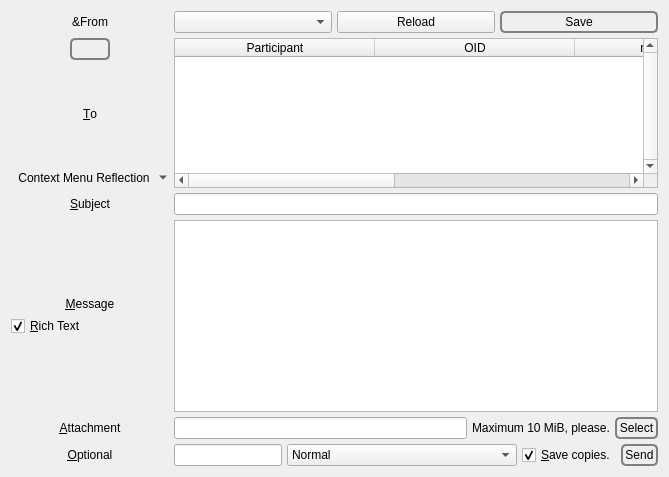
              <widget class="QWidget" name="tab_13">
               <attribute name="icon">
                <iconset resource="../Icons/icons.qrc">
                 <normaloff>:/nuvola/modify.png</normaloff>:/nuvola/modify.png</iconset>
               </attribute>
               <attribute name="title">
                <string>&amp;Write</string>
               </attribute>
               <layout class="QVBoxLayout" name="verticalLayout_19">
                <item>
                 <layout class="QGridLayout" name="gridLayout_4">
                  <property name="spacing">
                   <number>5</number>
                  </property>
                  <item row="6" column="0">
                   <widget class="QLabel" name="label_6">
                    <property name="text">
                     <string>&amp;Optional</string>
                    </property>
                    <property name="alignment">
                     <set>Qt::AlignCenter</set>
                    </property>
                    <property name="margin">
                     <number>7</number>
                    </property>
                    <property name="buddy">
                     <cstring>goldbug</cstring>
                    </property>
                   </widget>
                  </item>
                  <item row="0" column="1">
                   <layout class="QHBoxLayout" name="horizontalLayout_47">
                    <property name="spacing">
                     <number>5</number>
                    </property>
                    <item>
                     <widget class="QComboBox" name="emailName"/>
                    </item>
                    <item>
                     <widget class="QPushButton" name="reloadEmailNames">
                      <property name="text">
                       <string>Reload</string>
                      </property>
                     </widget>
                    </item>
                    <item>
                     <widget class="QPushButton" name="saveEmailName">
                      <property name="styleSheet">
                       <string notr="true">QPushButton {
 border: 2px solid gray;
 background-color: qlineargradient(x1: 0, y1: 0, x2: 0, y2: 1,
                                   stop: 0 #E0E0E0, stop: 1 #FFFFFF);
 border-radius: 5px;

 padding: 2px;
 }


QPushButton:hover { 
background-color: qlineargradient(x1: 0, y1: 0, x2: 0, y2: 1,
                                   stop: 0 rgb(254,229,172), stop: 1 #FFFFFF);
background-position: top center; } 

QPushButton:pressed {
     background-color: darkgrey;
     border-style: inset;
 }</string>
                      </property>
                      <property name="text">
                       <string>Save</string>
                      </property>
                     </widget>
                    </item>
                   </layout>
                  </item>
                  <item row="0" column="0">
                   <widget class="QLabel" name="label_41">
                    <property name="text">
                     <string>&amp;From</string>
                    </property>
                    <property name="alignment">
                     <set>Qt::AlignCenter</set>
                    </property>
                    <property name="margin">
                     <number>7</number>
                    </property>
                   </widget>
                  </item>
                  <item row="4" column="0">
                   <layout class="QVBoxLayout" name="verticalLayout_71">
                    <property name="spacing">
                     <number>5</number>
                    </property>
                    <item>
                     <spacer name="verticalSpacer_7">
                      <property name="orientation">
                       <enum>Qt::Vertical</enum>
                      </property>
                      <property name="sizeHint" stdset="0">
                       <size>
                        <width>20</width>
                        <height>40</height>
                       </size>
                      </property>
                     </spacer>
                    </item>
                    <item>
                     <widget class="QLabel" name="label_4">
                      <property name="text">
                       <string>&amp;Message</string>
                      </property>
                      <property name="alignment">
                       <set>Qt::AlignCenter</set>
                      </property>
                      <property name="margin">
                       <number>7</number>
                      </property>
                      <property name="buddy">
                       <cstring>outgoingMessage</cstring>
                      </property>
                     </widget>
                    </item>
                    <item>
                     <widget class="QCheckBox" name="richtext">
                      <property name="text">
                       <string>&amp;Rich Text</string>
                      </property>
                      <property name="checked">
                       <bool>true</bool>
                      </property>
                     </widget>
                    </item>
                    <item>
                     <spacer name="verticalSpacer_5">
                      <property name="orientation">
                       <enum>Qt::Vertical</enum>
                      </property>
                      <property name="sizeHint" stdset="0">
                       <size>
                        <width>20</width>
                        <height>40</height>
                       </size>
                      </property>
                     </spacer>
                    </item>
                   </layout>
                  </item>
                  <item row="3" column="0">
                   <widget class="QLabel" name="label_25">
                    <property name="text">
                     <string>&amp;Subject</string>
                    </property>
                    <property name="alignment">
                     <set>Qt::AlignCenter</set>
                    </property>
                    <property name="margin">
                     <number>7</number>
                    </property>
                    <property name="buddy">
                     <cstring>outgoingSubject</cstring>
                    </property>
                   </widget>
                  </item>
                  <item row="6" column="1">
                   <layout class="QHBoxLayout" name="horizontalLayout_31">
                    <property name="spacing">
                     <number>5</number>
                    </property>
                    <item>
                     <widget class="QLineEdit" name="goldbug">
                      <property name="toolTip">
                       <string>&lt;html&gt;&lt;head/&gt;&lt;body&gt;&lt;p&gt;Bundle the e-mail components in an additional layer of AES-256 encryption and SHA-512 authentication. Do remember to notify all recipients of the Gold Bug.&lt;/p&gt;&lt;/body&gt;&lt;/html&gt;</string>
                      </property>
                     </widget>
                    </item>
                    <item>
                     <widget class="QComboBox" name="email_fs_gb">
                      <property name="currentIndex">
                       <number>2</number>
                      </property>
                      <property name="sizeAdjustPolicy">
                       <enum>QComboBox::AdjustToContents</enum>
                      </property>
                      <property name="minimumContentsLength">
                       <number>25</number>
                      </property>
                      <item>
                       <property name="text">
                        <string>Forward Secrecy</string>
                       </property>
                      </item>
                      <item>
                       <property name="text">
                        <string>Gold Bug</string>
                       </property>
                      </item>
                      <item>
                       <property name="text">
                        <string>Normal</string>
                       </property>
                      </item>
                      <item>
                       <property name="text">
                        <string>Pure Forward Secrecy</string>
                       </property>
                      </item>
                     </widget>
                    </item>
                    <item>
                     <widget class="QCheckBox" name="saveCopy">
                      <property name="sizePolicy">
                       <sizepolicy hsizetype="Minimum" vsizetype="Preferred">
                        <horstretch>0</horstretch>
                        <verstretch>0</verstretch>
                       </sizepolicy>
                      </property>
                      <property name="text">
                       <string>&amp;Save copies.</string>
                      </property>
                      <property name="checked">
                       <bool>true</bool>
                      </property>
                     </widget>
                    </item>
                    <item>
                     <widget class="QPushButton" name="sendMail">
                      <property name="sizePolicy">
                       <sizepolicy hsizetype="Expanding" vsizetype="Fixed">
                        <horstretch>0</horstretch>
                        <verstretch>0</verstretch>
                       </sizepolicy>
                      </property>
                      <property name="styleSheet">
                       <string notr="true">QPushButton {
 border: 2px solid gray;
 background-color: qlineargradient(x1: 0, y1: 0, x2: 0, y2: 1,
                                   stop: 0 #E0E0E0, stop: 1 #FFFFFF);
 border-radius: 5px;

 padding: 2px;
 }


QPushButton:hover { 
background-color: qlineargradient(x1: 0, y1: 0, x2: 0, y2: 1,
                                   stop: 0 rgb(254,229,172), stop: 1 #FFFFFF);
background-position: top center; } 

QPushButton:pressed {
     background-color: darkgrey;
     border-style: inset;
 }</string>
                      </property>
                      <property name="text">
                       <string>Send</string>
                      </property>
                      <property name="icon">
                       <iconset resource="../Icons/icons.qrc">
                        <normaloff>:/nuvola/email.png</normaloff>:/nuvola/email.png</iconset>
                      </property>
                     </widget>
                    </item>
                   </layout>
                  </item>
                  <item row="5" column="1">
                   <layout class="QHBoxLayout" name="horizontalLayout_51">
                    <property name="spacing">
                     <number>5</number>
                    </property>
                    <item>
                     <widget class="QLineEdit" name="attachment"/>
                    </item>
                    <item>
                     <widget class="QLabel" name="label_95">
                      <property name="text">
                       <string>Maximum 10 MiB, please.</string>
                      </property>
                     </widget>
                    </item>
                    <item>
                     <widget class="QPushButton" name="selectAttachment">
                      <property name="styleSheet">
                       <string notr="true">QPushButton {
 border: 2px solid gray;
 background-color: qlineargradient(x1: 0, y1: 0, x2: 0, y2: 1,
                                   stop: 0 #E0E0E0, stop: 1 #FFFFFF);
 border-radius: 5px;

 padding: 2px;
 }


QPushButton:hover { 
background-color: qlineargradient(x1: 0, y1: 0, x2: 0, y2: 1,
                                   stop: 0 rgb(254,229,172), stop: 1 #FFFFFF);
background-position: top center; } 

QPushButton:pressed {
     background-color: darkgrey;
     border-style: inset;
 }</string>
                      </property>
                      <property name="text">
                       <string>Select</string>
                      </property>
                     </widget>
                    </item>
                   </layout>
                  </item>
                  <item row="4" column="1">
                   <widget class="QTextEdit" name="outgoingMessage">
                    <property name="tabChangesFocus">
                     <bool>true</bool>
                    </property>
                    <property name="textInteractionFlags">
                     <set>Qt::TextEditorInteraction</set>
                    </property>
                   </widget>
                  </item>
                  <item row="2" column="1">
                   <layout class="QVBoxLayout" name="verticalLayout_70">
                    <property name="spacing">
                     <number>5</number>
                    </property>
                    <item>
                     <widget class="QTableWidget" name="emailParticipants">
                      <property name="sizePolicy">
                       <sizepolicy hsizetype="Expanding" vsizetype="Minimum">
                        <horstretch>0</horstretch>
                        <verstretch>0</verstretch>
                       </sizepolicy>
                      </property>
                      <property name="maximumSize">
                       <size>
                        <width>16777215</width>
                        <height>150</height>
                       </size>
                      </property>
                      <property name="verticalScrollBarPolicy">
                       <enum>Qt::ScrollBarAlwaysOn</enum>
                      </property>
                      <property name="alternatingRowColors">
                       <bool>true</bool>
                      </property>
                      <property name="selectionBehavior">
                       <enum>QAbstractItemView::SelectRows</enum>
                      </property>
                      <property name="horizontalScrollMode">
                       <enum>QAbstractItemView::ScrollPerPixel</enum>
                      </property>
                      <property name="sortingEnabled">
                       <bool>true</bool>
                      </property>
                      <attribute name="horizontalHeaderDefaultSectionSize">
                       <number>200</number>
                      </attribute>
                      <attribute name="horizontalHeaderStretchLastSection">
                       <bool>true</bool>
                      </attribute>
                      <column>
                       <property name="text">
                        <string>Participant</string>
                       </property>
                      </column>
                      <column>
                       <property name="text">
                        <string>OID</string>
                       </property>
                      </column>
                      <column>
                       <property name="text">
                        <string>neighbor_oid</string>
                       </property>
                      </column>
                      <column>
                       <property name="text">
                        <string>public_key_hash</string>
                       </property>
                      </column>
                      <column>
                       <property name="text">
                        <string>Forward Secrecy Information</string>
                       </property>
                      </column>
                     </widget>
                    </item>
                   </layout>
                  </item>
                  <item row="5" column="0">
                   <widget class="QLabel" name="label_94">
                    <property name="text">
                     <string>&amp;Attachment</string>
                    </property>
                    <property name="alignment">
                     <set>Qt::AlignCenter</set>
                    </property>
                    <property name="margin">
                     <number>7</number>
                    </property>
                    <property name="buddy">
                     <cstring>attachment</cstring>
                    </property>
                   </widget>
                  </item>
                  <item row="3" column="1">
                   <widget class="QLineEdit" name="outgoingSubject"/>
                  </item>
                  <item row="2" column="0">
                   <layout class="QVBoxLayout" name="verticalLayout_20">
                    <property name="topMargin">
                     <number>0</number>
                    </property>
                    <item>
                     <layout class="QHBoxLayout" name="horizontalLayout_9">
                      <property name="topMargin">
                       <number>0</number>
                      </property>
                      <item>
                       <widget class="QPushButton" name="clearOutgoing">
                        <property name="sizePolicy">
                         <sizepolicy hsizetype="Fixed" vsizetype="Fixed">
                          <horstretch>0</horstretch>
                          <verstretch>0</verstretch>
                         </sizepolicy>
                        </property>
                        <property name="toolTip">
                         <string>New Letter</string>
                        </property>
                        <property name="styleSheet">
                         <string notr="true">QPushButton {
 border: 2px solid gray;
 background-color: qlineargradient(x1: 0, y1: 0, x2: 0, y2: 1,
                                   stop: 0 #E0E0E0, stop: 1 #FFFFFF);
 border-radius: 5px;

 padding: 2px;
 }


QPushButton:hover { 
background-color: qlineargradient(x1: 0, y1: 0, x2: 0, y2: 1,
                                   stop: 0 rgb(254,229,172), stop: 1 #FFFFFF);
background-position: top center; } 

QPushButton:pressed {
     background-color: darkgrey;
     border-style: inset;
 }</string>
                        </property>
                        <property name="text">
                         <string/>
                        </property>
                        <property name="icon">
                         <iconset resource="../Icons/icons.qrc">
                          <normaloff>:/nuvola/clear.png</normaloff>:/nuvola/clear.png</iconset>
                        </property>
                       </widget>
                      </item>
                     </layout>
                    </item>
                    <item>
                     <widget class="QLabel" name="label_10">
                      <property name="text">
                       <string>&amp;To</string>
                      </property>
                      <property name="alignment">
                       <set>Qt::AlignCenter</set>
                      </property>
                      <property name="margin">
                       <number>7</number>
                      </property>
                      <property name="buddy">
                       <cstring>emailParticipants</cstring>
                      </property>
                     </widget>
                    </item>
                    <item>
                     <layout class="QHBoxLayout" name="horizontalLayout_24">
                      <property name="topMargin">
                       <number>0</number>
                      </property>
                      <item>
                       <widget class="QToolButton" name="emailWriteActionMenu">
                        <property name="toolTip">
                         <string>Context Menu</string>
                        </property>
                        <property name="text">
                         <string>Context Menu Reflection</string>
                        </property>
                        <property name="icon">
                         <iconset resource="../Icons/icons.qrc">
                          <normaloff>:/generic/menu.png</normaloff>:/generic/menu.png</iconset>
                        </property>
                        <property name="popupMode">
                         <enum>QToolButton::MenuButtonPopup</enum>
                        </property>
                        <property name="autoRaise">
                         <bool>true</bool>
                        </property>
                       </widget>
                      </item>
                     </layout>
                    </item>
                   </layout>
                  </item>
                 </layout>
                </item>
               </layout>
              </widget>
